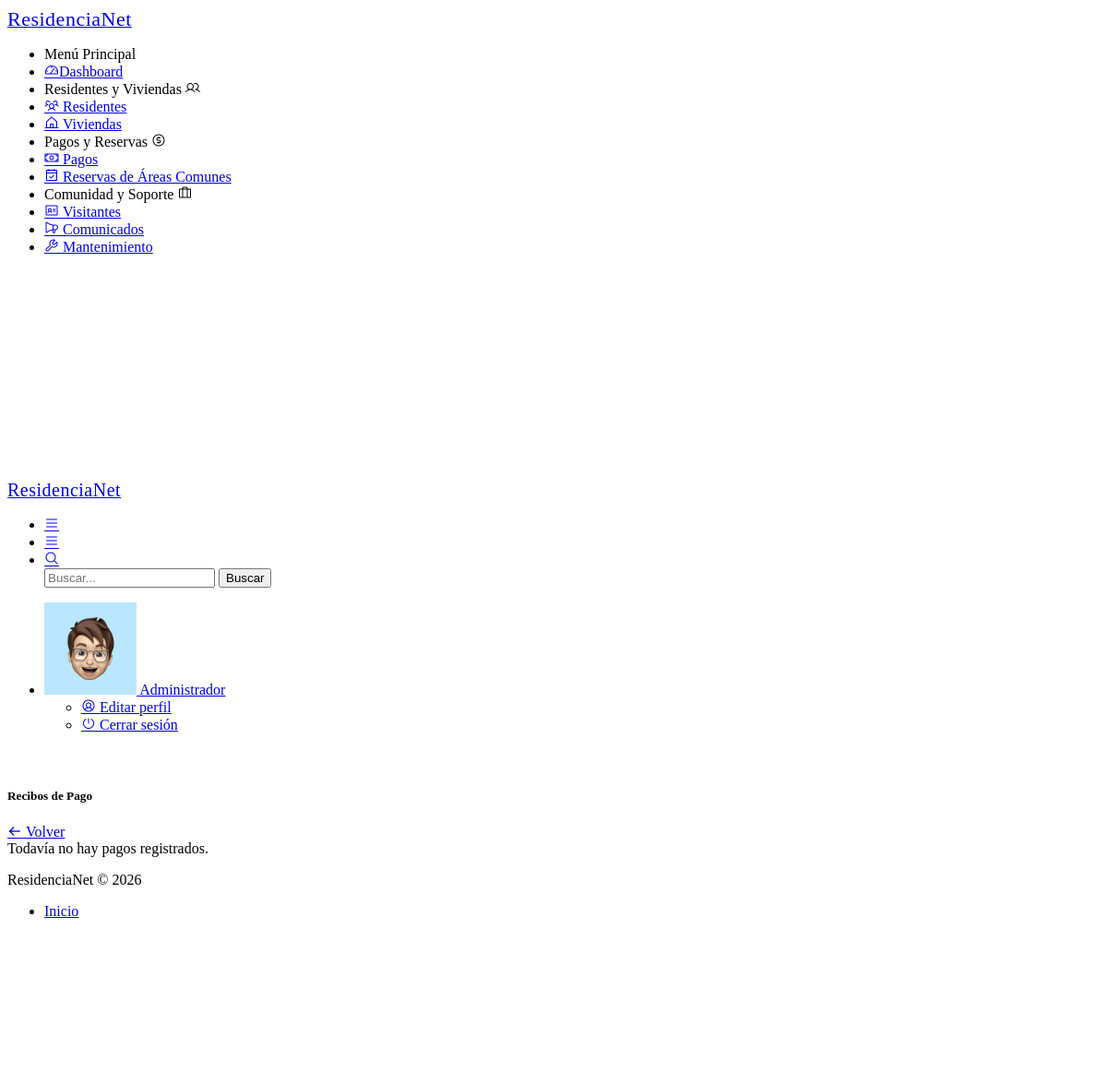
The app's page /pago/recibos (signed in), older data.
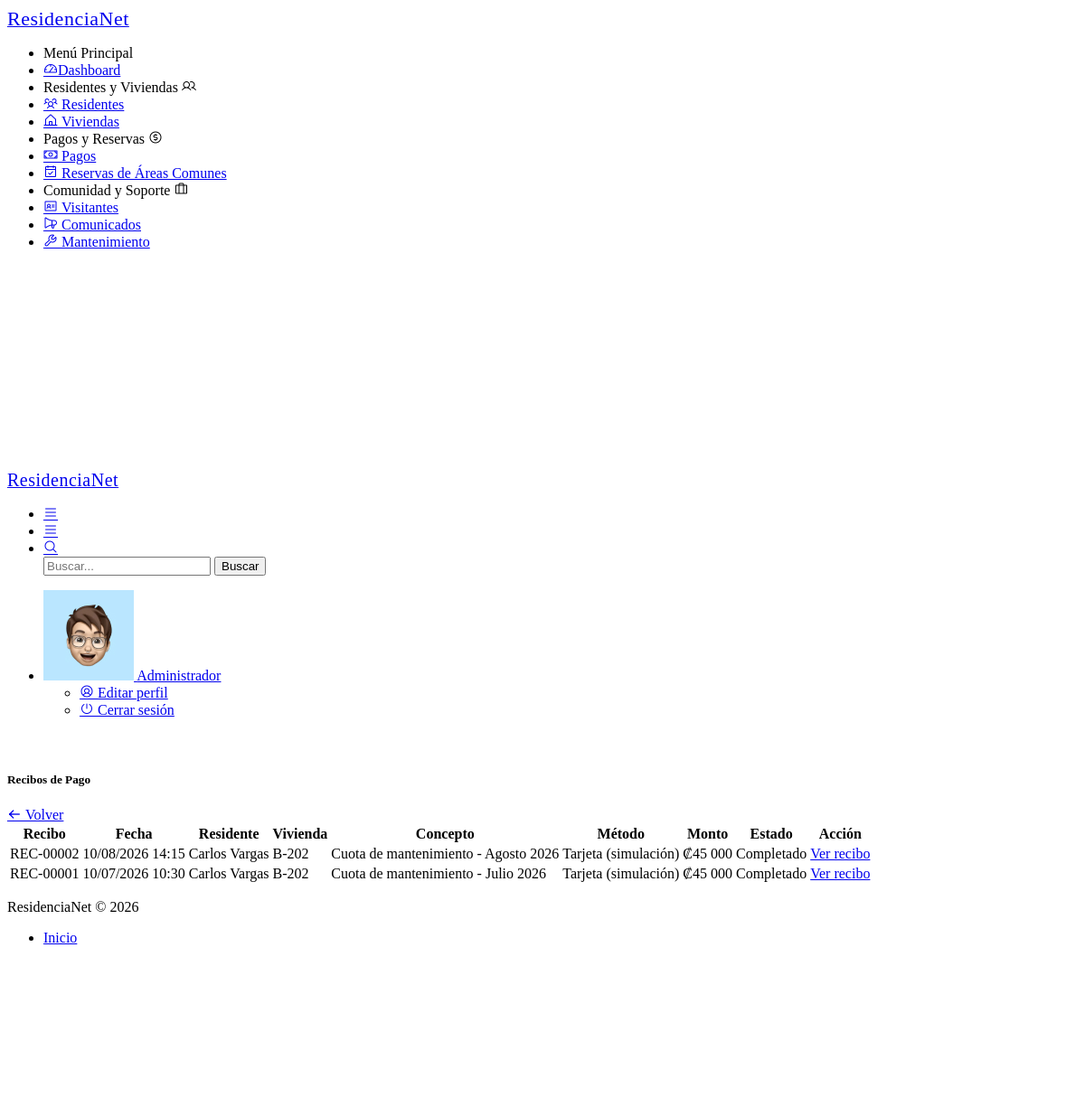
The same page, newer data.
### tables this page shows
CREATE TABLE IF NOT EXISTS pagos (
    id INT AUTO_INCREMENT PRIMARY KEY,
    cuota_id INT NOT NULL UNIQUE,
    monto DECIMAL(10,2) NOT NULL,
    fecha_pago DATETIME NOT NULL,
    metodo_pago VARCHAR(50) NOT NULL,
    numero_recibo VARCHAR(20) UNIQUE,
    estado ENUM('Completado') DEFAULT 'Completado',
    created_at TIMESTAMP DEFAULT CURRENT_TIMESTAMP,

    FOREIGN KEY (cuota_id)
        REFERENCES cuotas(id)
        ON DELETE CASCADE
);

CREATE TABLE IF NOT EXISTS residentes (
    id INT AUTO_INCREMENT PRIMARY KEY,
    nombre VARCHAR(100) NOT NULL,
    cedula VARCHAR(30) NOT NULL UNIQUE,
    vivienda_id INT NOT NULL,
    tipo_residente ENUM('Propietario', 'Inquilino', 'Familiar') NOT NULL,
    telefono VARCHAR(30) NOT NULL,
    correo VARCHAR(100) NOT NULL,
    fecha_ingreso DATE NOT NULL,
    estado ENUM('Activo', 'Inactivo') DEFAULT 'Activo',
    observaciones TEXT,
    created_at TIMESTAMP DEFAULT CURRENT_TIMESTAMP,
    FOREIGN KEY (vivienda_id) REFERENCES viviendas(id)
);

CREATE TABLE IF NOT EXISTS viviendas (
    id INT AUTO_INCREMENT PRIMARY KEY,
    identificador VARCHAR(50) NOT NULL,
    tipo ENUM('Apartamento', 'Casa', 'Local Comercial') NOT NULL,
    propietario VARCHAR(100),
    area DECIMAL(10,2) NOT NULL,
    num_habitantes INT DEFAULT 0,
    estado ENUM('Disponible', 'Ocupada', 'En mantenimiento') DEFAULT 'Disponible',
    observaciones TEXT,
    created_at TIMESTAMP DEFAULT CURRENT_TIMESTAMP
);

CREATE TABLE IF NOT EXISTS cuotas (
    id INT AUTO_INCREMENT PRIMARY KEY,
    residente_id INT NOT NULL,
    periodo DATE NOT NULL,
    monto DECIMAL(10,2) NOT NULL,
    fecha_vencimiento DATE NOT NULL,
    estado ENUM('Pendiente', 'Pagada') DEFAULT 'Pendiente',
    created_at TIMESTAMP DEFAULT CURRENT_TIMESTAMP,

    FOREIGN KEY (residente_id)
        REFERENCES residentes(id)
        ON DELETE CASCADE,

    UNIQUE (residente_id, periodo)
);

### app/controllers/PagoController.php (called while the page is built, shortened)
<?php
require_once '../app/core/Controller.php';
class PagoController extends Controller {
    private $pagoModel;
    public function __construct() {
        $this->pagoModel = $this->model('Pago');
    }
    public function recibos() {
        $pagos = $this->pagoModel->getPagos();
        $this->view('pagos/recibos', ['pagos' => $pagos]);
    }
}

### app/core/app.php (called while the page is built, shortened)
<?php
class App {
    protected $method = 'index';
    public function __construct() {
        $url = $this->parseUrl();
        if (isset($url[0]) && file_exists('../app/controllers/' . ucfirst($url[0]) . 'Controller.php')) {
            unset($url[0]);
        }
        $this->controller = new $this->controller;
        if (isset($url[1])) {
            if (method_exists($this->controller, $url[1])) {
                $this->method = $url[1];
                unset($url[1]);
            }
        }
        $this->params = $url ? array_values($url) : [];
        call_user_func_array([$this->controller, $this->method], $this->params);
    }
    public function parseUrl() {
        if (isset($_GET['url'])) {
            return explode('/', filter_var(rtrim($_GET['url'], '/'), FILTER_SANITIZE_URL));
        }
        return [];
    }
}

### public/index.php (called while the page is built, shortened)
<?php
require_once '../app/core/app.php';
require_once '../app/core/controller.php';
$app = new App();

### app/config/database.php (called while the page is built, shortened)
<?php
class Database {
    private static $instance = null;
    private $conn;
    private function __construct() {
        try {
            $this->conn = new mysqli(DB_HOST, DB_USER, DB_PASS, DB_NAME);
            $this->conn->set_charset("utf8");
        } catch (mysqli_sql_exception $e) {
            die("Error de conexión a la base de datos. Verifica que MySQL esté encendido y la base '" . DB_NAME . "' exista. Detalle: " . $e->getMessage());
        }
    }
    public static function getInstance() {
        if (!self::$instance) {
            self::$instance = new Database();
        }
        return self::$instance;
    }
    public function getConnection() {
        return $this->conn;
    }
}

### app/models/Pago.php (called while the page is built, shortened)
<?php
require_once '../app/config/database.php';
class Pago {
    private $db;
    public function __construct() {
        $this->db = Database::getInstance()->getConnection();
    }
    public function getPagos() {
        $query = "SELECT pagos.*,
                         cuotas.periodo,
                         residentes.nombre AS residente_nombre,
                         viviendas.identificador AS vivienda_identificador
                  FROM pagos
                  JOIN cuotas ON pagos.cuota_id = cuotas.id
                  JOIN residentes ON cuotas.residente_id = residentes.id
                  JOIN viviendas ON residentes.vivienda_id = viviendas.id
                  ORDER BY pagos.fecha_pago DESC";
        $result = $this->db->query($query);
        return $result->fetch_all(MYSQLI_ASSOC);
    }
}

### app/views/pagos/recibos.php (the view, shortened to what the changed rows need)
<?php
include '../app/views/layouts/header.php';
$meses = [
    1 => 'Enero', 2 => 'Febrero', 3 => 'Marzo', 4 => 'Abril',
    5 => 'Mayo', 6 => 'Junio', 7 => 'Julio', 8 => 'Agosto',
    9 => 'Septiembre', 10 => 'Octubre', 11 => 'Noviembre', 12 => 'Diciembre'
];
?>
<div class="pc-container">
    <div class="pc-content">
        <div class="row">
            <div class="col-12">
                <div class="card">
                    <div class="card-body">
                        <?php if (empty($pagos)): ?>
                            <div class="alert alert-info mb-0">
                                Todavía no hay pagos registrados.
                            </div>
                        <?php else: ?>
                            <div class="table-responsive">
                                <table class="table table-hover table-striped align-middle">
                                    <thead>
                                        <tr>
                                            <th>Recibo</th>
                                            <th>Fecha</th>
                                            <th>Residente</th>
                                            <th>Vivienda</th>
                                            <th>Concepto</th>
                                            <th>Método</th>
                                            <th>Monto</th>
                                            <th>Estado</th>
                                            <th>Acción</th>
                                        </tr>
                                    </thead>
                                    <tbody>
                                        <?php foreach ($pagos as $pago): ?>
                                            <?php
                                            $periodoTimestamp = strtotime($pago['periodo']);
                                            $periodoTexto =
                                                $meses[(int)date('n', $periodoTimestamp)] .
                                                ' ' .
                                                date('Y', $periodoTimestamp);
                                            ?>
                                            <tr>
                                                <td><?= htmlspecialchars($pago['numero_recibo']) ?></td>
                                                <td><?= date('d/m/Y H:i', strtotime($pago['fecha_pago'])) ?></td>
                                                <td><?= htmlspecialchars($pago['residente_nombre']) ?></td>
                                                <td><?= htmlspecialchars($pago['vivienda_identificador']) ?></td>
                                                <td>Cuota de mantenimiento - <?= htmlspecialchars($periodoTexto) ?></td>
                                                <td><?= htmlspecialchars($pago['metodo_pago']) ?></td>
                                                <td>₡<?= number_format((float)$pago['monto'], 0, ',', ' ') ?></td>
                                                <td><span class="badge bg-success">Completado</span></td>
                                                <td>
                                                    <a
                                                        href="<?= BASE_URL ?>/pago/recibo/<?= (int)$pago['id'] ?>"
                                                        class="btn btn-info btn-sm"
                                                    >
                                                        Ver recibo
                                                    </a>
                                                </td>
                                            </tr>
                                        <?php endforeach; ?>
                                    </tbody>
                                </table>
                            </div>
                        <?php endif; ?>
                    </div>
                </div>
            </div>
        </div>
    </div>
</div>
<?php
include '../app/views/layouts/scripts.php';
?>

Row changes from the older to the newer data that the page shows:
added pagos: numero_recibo "REC-00002", fecha_pago "10/08/2026 14:15", residentes.nombre "Carlos Vargas", viviendas.identificador "B-202", cuota.periodo "Agosto 2026", metodo_pago "Tarjeta (simulación)", monto "45 000"
added pagos: numero_recibo "REC-00001", fecha_pago "10/07/2026 10:30", residentes.nombre "Carlos Vargas", viviendas.identificador "B-202", cuota.periodo "Julio 2026", metodo_pago "Tarjeta (simulación)", monto "45 000"
Text that changed along with them:
text no longer shown: "Todavía no hay pagos registrados."
text now shown: "Recibo Fecha Residente Vivienda Concepto Método Monto Estado Acción"
